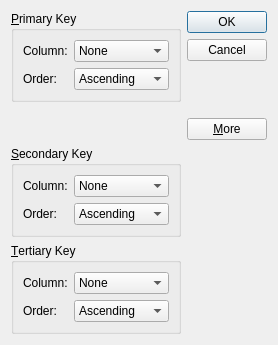
<?xml version="1.0" encoding="UTF-8"?>
<ui version="4.0">
 <class>SortDialog</class>
 <widget class="QDialog" name="SortDialog">
  <property name="geometry">
   <rect>
    <x>0</x>
    <y>0</y>
    <width>278</width>
    <height>345</height>
   </rect>
  </property>
  <property name="windowTitle">
   <string>Dialog</string>
  </property>
  <layout class="QGridLayout" name="gridLayout_4">
   <item row="0" column="0">
    <widget class="QGroupBox" name="primaryGroupBox">
     <property name="title">
      <string>&amp;Primary Key</string>
     </property>
     <layout class="QGridLayout" name="gridLayout">
      <item row="0" column="0">
       <widget class="QLabel" name="columnLabel">
        <property name="text">
         <string>Column:</string>
        </property>
       </widget>
      </item>
      <item row="0" column="1">
       <widget class="QComboBox" name="comboBox">
        <item>
         <property name="text">
          <string>None</string>
         </property>
        </item>
       </widget>
      </item>
      <item row="1" column="0">
       <widget class="QLabel" name="orderLabel">
        <property name="text">
         <string>Order:</string>
        </property>
       </widget>
      </item>
      <item row="1" column="1">
       <widget class="QComboBox" name="comboBox_2">
        <item>
         <property name="text">
          <string>Ascending</string>
         </property>
        </item>
        <item>
         <property name="text">
          <string>Descending</string>
         </property>
        </item>
       </widget>
      </item>
     </layout>
    </widget>
   </item>
   <item row="0" column="1" rowspan="2">
    <layout class="QVBoxLayout" name="verticalLayout">
     <item>
      <widget class="QPushButton" name="okButton">
       <property name="text">
        <string>OK</string>
       </property>
      </widget>
     </item>
     <item>
      <widget class="QPushButton" name="cancelButton">
       <property name="text">
        <string>Cancel</string>
       </property>
      </widget>
     </item>
     <item>
      <spacer name="verticalSpacer">
       <property name="orientation">
        <enum>Qt::Vertical</enum>
       </property>
       <property name="sizeHint" stdset="0">
        <size>
         <width>20</width>
         <height>40</height>
        </size>
       </property>
      </spacer>
     </item>
     <item>
      <widget class="QPushButton" name="moreButton">
       <property name="text">
        <string>&amp;More</string>
       </property>
       <property name="checkable">
        <bool>true</bool>
       </property>
      </widget>
     </item>
    </layout>
   </item>
   <item row="1" column="0">
    <spacer name="verticalSpacer_2">
     <property name="orientation">
      <enum>Qt::Vertical</enum>
     </property>
     <property name="sizeHint" stdset="0">
      <size>
       <width>20</width>
       <height>11</height>
      </size>
     </property>
    </spacer>
   </item>
   <item row="2" column="0">
    <widget class="QGroupBox" name="secondaryGroupBox">
     <property name="title">
      <string>&amp;Secondary Key</string>
     </property>
     <layout class="QGridLayout" name="gridLayout_2">
      <item row="0" column="0">
       <widget class="QLabel" name="columnLabel_2">
        <property name="text">
         <string>Column:</string>
        </property>
       </widget>
      </item>
      <item row="0" column="1">
       <widget class="QComboBox" name="comboBox_3">
        <item>
         <property name="text">
          <string>None</string>
         </property>
        </item>
       </widget>
      </item>
      <item row="1" column="0">
       <widget class="QLabel" name="orderLabel_2">
        <property name="text">
         <string>Order:</string>
        </property>
       </widget>
      </item>
      <item row="1" column="1">
       <widget class="QComboBox" name="comboBox_4">
        <item>
         <property name="text">
          <string>Ascending</string>
         </property>
        </item>
        <item>
         <property name="text">
          <string>Descending</string>
         </property>
        </item>
       </widget>
      </item>
     </layout>
    </widget>
   </item>
   <item row="3" column="0">
    <widget class="QGroupBox" name="tertiaryGroupBox">
     <property name="title">
      <string>&amp;Tertiary Key</string>
     </property>
     <layout class="QGridLayout" name="gridLayout_3">
      <item row="0" column="0">
       <widget class="QLabel" name="columnLabel_3">
        <property name="text">
         <string>Column:</string>
        </property>
       </widget>
      </item>
      <item row="0" column="1">
       <widget class="QComboBox" name="comboBox_5">
        <item>
         <property name="text">
          <string>None</string>
         </property>
        </item>
       </widget>
      </item>
      <item row="1" column="0">
       <widget class="QLabel" name="orderLabel_3">
        <property name="text">
         <string>Order:</string>
        </property>
       </widget>
      </item>
      <item row="1" column="1">
       <widget class="QComboBox" name="comboBox_6">
        <item>
         <property name="text">
          <string>Ascending</string>
         </property>
        </item>
        <item>
         <property name="text">
          <string>Descending</string>
         </property>
        </item>
       </widget>
      </item>
     </layout>
    </widget>
   </item>
  </layout>
 </widget>
 <resources/>
 <connections>
  <connection>
   <sender>okButton</sender>
   <signal>clicked()</signal>
   <receiver>SortDialog</receiver>
   <slot>accept()</slot>
   <hints>
    <hint type="sourcelabel">
     <x>231</x>
     <y>31</y>
    </hint>
    <hint type="destinationlabel">
     <x>211</x>
     <y>161</y>
    </hint>
   </hints>
  </connection>
  <connection>
   <sender>cancelButton</sender>
   <signal>clicked()</signal>
   <receiver>SortDialog</receiver>
   <slot>reject()</slot>
   <hints>
    <hint type="sourcelabel">
     <x>255</x>
     <y>65</y>
    </hint>
    <hint type="destinationlabel">
     <x>203</x>
     <y>190</y>
    </hint>
   </hints>
  </connection>
  <connection>
   <sender>moreButton</sender>
   <signal>toggled(bool)</signal>
   <receiver>secondaryGroupBox</receiver>
   <slot>setVisible(bool)</slot>
   <hints>
    <hint type="sourcelabel">
     <x>264</x>
     <y>109</y>
    </hint>
    <hint type="destinationlabel">
     <x>173</x>
     <y>216</y>
    </hint>
   </hints>
  </connection>
  <connection>
   <sender>moreButton</sender>
   <signal>toggled(bool)</signal>
   <receiver>tertiaryGroupBox</receiver>
   <slot>setVisible(bool)</slot>
   <hints>
    <hint type="sourcelabel">
     <x>250</x>
     <y>105</y>
    </hint>
    <hint type="destinationlabel">
     <x>173</x>
     <y>287</y>
    </hint>
   </hints>
  </connection>
 </connections>
</ui>
